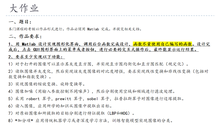
%> input picture 要求-1.png, 220 x 134 px, shrunk from 1232 x 753 before the run
$ octave --eval "result = targetExtract_WatershedRegion(imread('要求-1.png'));"   (GNU Octave 9; MATLAB toolbox functions it lacks are replaced by stand-ins)
%> lines starting %> are read from the running program, lines starting %| are printed output that depends on the picture; in (x1, y1, x2, y2) boxes, pixels count from 0 and x2, y2 are one past the last pixel; in counts of white or black regions, pixels touching at a corner belong together; the program's own positions count from 1
%> in targetExtract_WatershedRegion, I is the input picture: size 134x220x3 uint8; mean R, G, B 242.7, 242.7, 240.9
### rgb_to_gray.m
function gray_img = rgb_to_gray(img)
    % 检查输入图像是否是 RGB 图像
    if size(img, 3) ~= 3
        error('输入图像必须是RGB图像');
    end

    % 灰度 = 0.299 * R + 0.587 * G + 0.114 * B
    gray_img = 0.299 * double(img(:,:,1)) + 0.587 * double(img(:,:,2)) + 0.114 * double(img(:,:,3));

    % 转换为 uint8 类型
    gray_img = uint8(gray_img);
%> gray_img: size 134x220 uint8
end

### targetExtract_WatershedRegion.m
function output_image = targetExtract_WatershedRegion(input_image)
    % 提取目标区域，输入是彩色图像，输出是目标区域
    % input_image: 输入的彩色图像
    % output_image: 输出的只包含目标区域，其他部分为黑色的图像

    % 图像预处理
    I = input_image;
    image = im2double(rgb_to_gray(input_image)); % 将彩色图像转换为灰度图像
    hv = fspecial('prewitt');  % 水平方向的Prewitt滤波器
    hh = hv.';  % 垂直方向的Prewitt滤波器

    % 计算梯度
    gv = abs(imfilter(image, hv, 'replicate'));
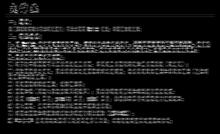
%> gv: size 134x220 double; min 0, max 1.94, mean 0.172; drawn with min black and max white
    gh = abs(imfilter(image, hh, 'replicate'));
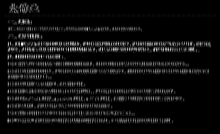
%> gh: size 134x220 double; min 0, max 2, mean 0.13; drawn with min black and max white
    g = sqrt(gv.^2 + gh.^2);  % 总梯度

    g = medfilt2(g, [5, 5]);
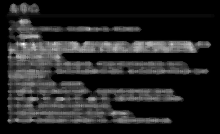
%> g: size 134x220 double; min 0, max 1.49, mean 0.219; drawn with min black and max white

    % 分水岭变换
    L = watershed(g);  % 进行分水岭变换
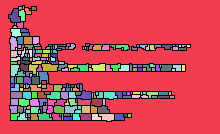
%> L: size 134x220 uint8; 243 distinct labels, from 0 to 242; one colour per label, 0 black

    % 提取目标区域
    num = max(L(:));  % 获取最大标签数，即区域数量
%> num = 242

    % 计算每个区域的平均灰度值
    avegray = zeros(num, 1);
    for i = 1:num
        avegray(i) = mean(image(L == i));  % 计算每个区域的平均灰度值
    end
%> after the loop, avegray = 242 values, max 1 at index 26, min 0.561 at index 114, mean 0.89

    % 合并相似灰度值的区域
    thresh = 0.3;
    [N, M] = size(L);
%> N = 134; M = 220
    for i = 2:M-1
        for j = 2:N-1
            if L(j, i) == 0  % 如果当前像素是分水岭边界
                neighbor = [L(j-1, i+1), L(j, i+1), L(j+1, i+1), L(j-1, i), L(j+1, i), ...
                            L(j-1, i-1), L(j, i-1), L(j+1, i-1)];
                neicode = unique(neighbor);  % 获取相邻区域的标签
                neicode = neicode(neicode ~= 0);  % 去除分水岭边界（标签为0的部分）
                neinum = length(neicode);  % 获取相邻区域的数量
                for n = 1:neinum - 1
                    for m = n + 1:neinum
                        if abs(avegray(neicode(m)) - avegray(neicode(n))) < thresh  % 如果灰度值差异小于阈值
                            L(L == neicode(m)) = neicode(n);  % 合并区域
                        end
                    end
                end
            end
        end
    end
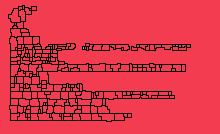
%> L: size 134x220 uint8; 5 distinct labels, from 0 to 236; one colour per label, 0 black
%> after the loop, neicode = 1; neighbor = [1 1 1 0 1 1 0 1]; neinum = 1

    % 再次处理分水岭边界
    for i = 2:M-1
        for j = 2:N-1
            if L(j, i) == 0  % 如果当前像素是分水岭边界
                neighbor = [L(j-1, i+1), L(j, i+1), L(j+1, i+1), L(j-1, i), L(j+1, i), ...
                            L(j-1, i-1), L(j, i-1), L(j+1, i-1)];
                neicode = unique(neighbor);  % 获取相邻区域的标签
                neicode = neicode(neicode ~= 0);  % 去除分水岭边界（标签为0的部分）
                neinum = length(neicode);  % 获取相邻区域的数量
                if neinum == 1  % 如果只有一个相邻区域
                    L(j, i) = neicode(neinum);  % 将当前像素标记为唯一的相邻区域标签
                end
            end
        end
    end
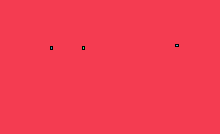
%> L: size 134x220 uint8; 5 distinct labels, from 0 to 236; one colour per label, 0 black
%> after the loop, neighbor = [1 1 1 1 1 1 1 1]

    % 提取目标区域
    target_area = (L > 1);  % 目标区域的标签大于1，排除分水岭边界
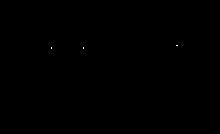
%> target_area: size 134x220 logical; 0.02% white in thin lines or dots, all inside (x1, y1, x2, y2) = (51, 45, 178, 49)


    if size(I, 3) == 3
        % 使用点乘操作，将目标区域提取出来，背景部分设为黑色
        output_image = double(I) .* double(repmat(target_area, [1, 1, 3]));
    else
        % 对于灰度图像，直接使用二值掩码进行点乘
        output_image = double(I) .* double(target_area);
    end

    % 将输出图像转换为 uint8 类型
    output_image = uint8(output_image);  % 转换回 uint8 类型
%> output_image: size 134x220x3 uint8


end
